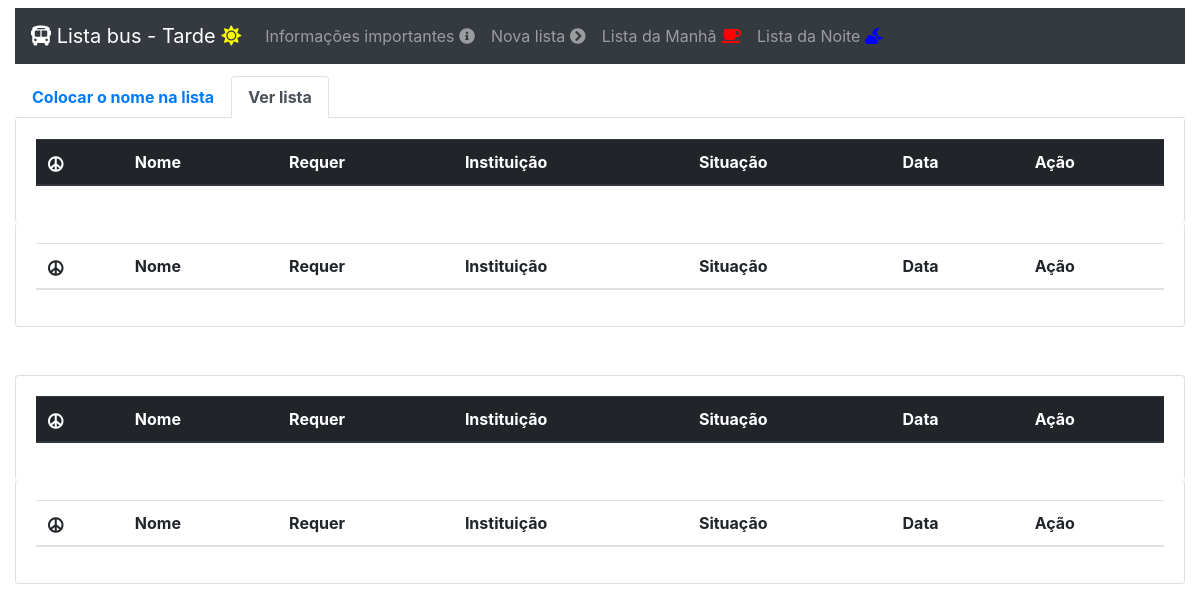
The app's page /, older data.
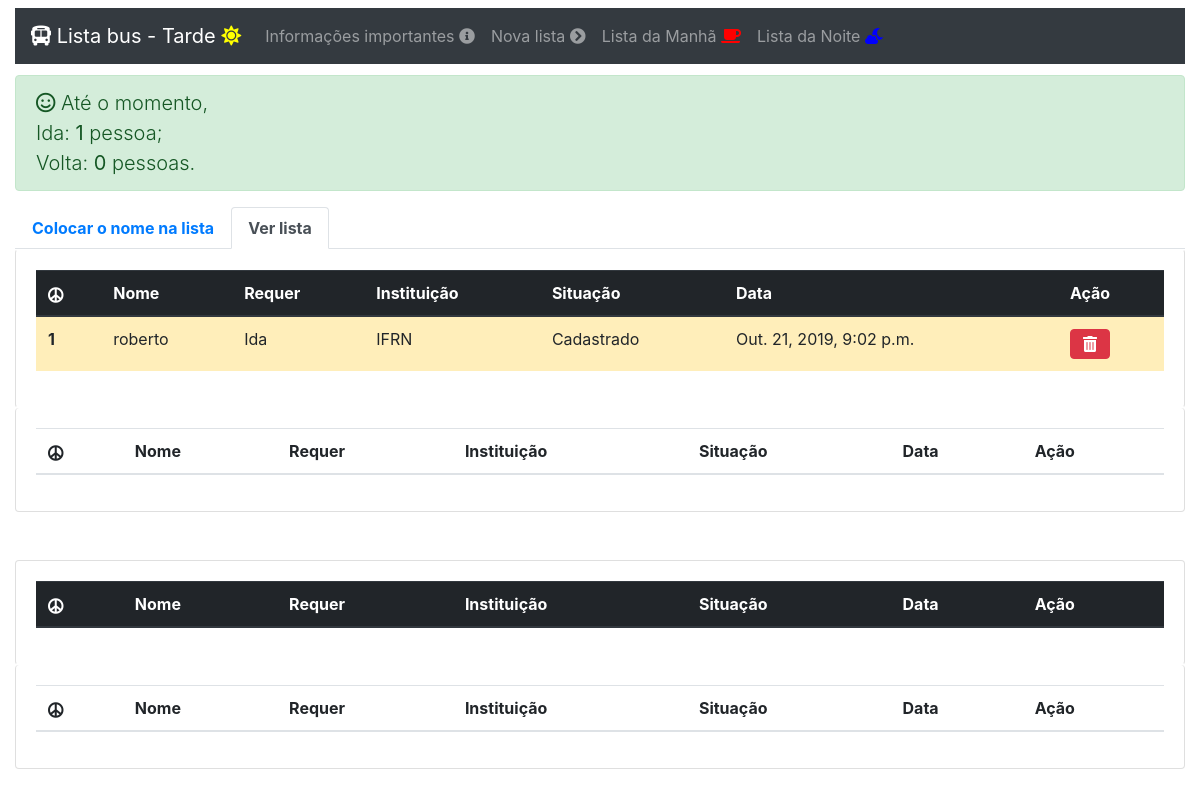
The same page, newer data.
### lista/models.py (models this page shows, shortened)
class Aluno(models.Model):
	IDA = 1
	IDAEVOLTA = 2
	VOLTA = 3
	STATUS_CHOICES = (
	    (IDA, 'Ida'),
	    (IDAEVOLTA, 'Ida e volta'),
	    (VOLTA, 'Volta'),
	)
	CADASTRADO = 1
	CARONA = 2
	STATUS_CHOICES2 = (
	    (CADASTRADO, 'Cadastrado'),
	    (CARONA, 'Carona'),
	)
	data = models.DateTimeField(auto_now_add=True) #default = timezone.now
	nome = models.CharField(max_length = 100)
	acao = models.IntegerField(choices=STATUS_CHOICES, default=IDAEVOLTA)
	instituicao = models.CharField(max_length = 10)
	situacao = models.IntegerField(choices=STATUS_CHOICES2, default=CADASTRADO)

### lista/views.py (the view)
# urls.py: path('', views.listar, name='menu'),
def listar (request):
	lista0 = Aluno.objects.all().order_by('data').filter(situacao=Aluno.CADASTRADO, acao=Aluno.VOLTA)
	lista1 = Aluno.objects.all().order_by('data').filter(situacao=Aluno.CADASTRADO, acao=Aluno.IDA)
	lista2 = Aluno.objects.all().order_by('data').filter(situacao=Aluno.CARONA,acao=Aluno.VOLTA)
	lista3 = Aluno.objects.all().order_by('data').filter(situacao=Aluno.CARONA,acao=Aluno.IDA)
	lista4 = Aluno.objects.all().order_by('data').filter(acao=Aluno.IDA)
	lista5 = Aluno.objects.all().filter(acao=Aluno.VOLTA)
	aux=0
	aux2=0
	cor="success"
	classe='smile'
	for x in lista4:
		aux = aux+1
	for y in lista5:
		aux2 = aux2+1
	if aux>29:
		cor="danger"
		classe='frown'
	if aux2>29:
		cor="danger"
		classe='frown'
	if aux==29 or aux2==29:
		cor="warning"
		classe='grimace'
	p='pessoas'
	p2='pessoas'
	if aux==1:
		p='pessoa'
	if aux2==1:
		p2='pessoa'
	return render (request, 'main.html', {'pessoa':p,'pessoa2':p2,'classe':classe,'cor':cor,'totali':aux, 'totalv':aux2,"cadastrados": lista0,'caronas': lista2, 'cadastradosi':lista1, 'caronasi':lista3})

### lista/templates/main.html (shortened to what the changed rows need)
<html lang="pt-br">
<head>
  <link rel="stylesheet" href="https://use.fontawesome.com/releases/v5.5.0/css/all.css">
  <link rel="stylesheet" href="https://stackpath.bootstrapcdn.com/bootstrap/4.1.3/css/bootstrap.min.css">
</head>
<body>
  <div class="container-fluid">
<div class="row">
    <div class="col-md-12">
        {% if totali or totalv %}
          <div class="lead alert alert-{{cor}}" role="alert"><i class="far fa-{{classe}}"></i>
            Até o momento,<br> Ida: <b>{{totali}}</b> {{pessoa}};<br> Volta: <b>{{totalv}}</b> {{pessoa2}}.
          </div>
        {% endif %}
      </div>
</div>
      <div class="tab-content" id="myTabContent">
        <div class="tab-pane fade show active" id="lv" role="tabpanel" aria-labelledby="profile-tab">
        <div class="row">
          <div class="col-md-12">
            <div class="card" style="border-top-color: white; border-bottom-color: white">
              <div class="card-body">
                  <div class="table-responsive">
                  <table class="table">
                      <thead class="thead-dark">
                      <tr>
                          <th scope="col"><i class="fas fa-peace"></i></th>
                          <th scope="col">Nome</th>
                          <th scope="col">Requer</th>
                          <th scope="col">Instituição</th>
                          <th scope="col">Situação</th>
                          <th scope="col">Data</th>
                          <th scope="col">Ação</th>
                        </tr>
                      </thead>
                      <tbody>
                        {% for lista in cadastradosi %}
                        <tr class="table-warning">
                          <th scope="row">{{ forloop.counter }}</th>
                          <td >{{ lista.nome }}</td>
                          <td >{{ lista.get_acao_display }}</td>
                          <td >{{ lista.instituicao }}</td>
                          <td >{{ lista.get_situacao_display }}</td>
                          <td  >{{ lista.data }}</td>
                          <td>
                            <div class="btn-group" role="group" aria-label="Basic example">
                              <a href="{% url 'tirar' lista.id %}" class="btn btn-danger" role="button" ><i class='fas fa-trash-alt'></i></a>
                          </div>
                        </td>
                      </tr>
                        {% endfor %}
                      </tbody>
                  </table>
                  </div>
              </div>
            </div>
          </div>
        </div>
        <div class="row">
          <div class="col-md-12 ">
            <div class="card" style="border-top: white">
              <div class="card-body">
                  <div class="table-responsive">
                  <table class="table">
                      <thead class="thead">
                      <tr>
                          <th scope="col"><i class="fas fa-peace"></i></th>
                          <th scope="col">Nome</th>
                          <th scope="col">Requer</th>
                          <th scope="col">Instituição</th>
                          <th scope="col">Situação</th>
                          <th scope="col">Data</th>
                          <th scope="col">Ação</th>
                        </tr>
                      </thead>
                  </table>
                  </div>
              </div>
            </div>
          </div>
        </div>
        <div class="row">
          <div class="col-md-12 mt-5 ">
            <div class="card" style=" border-bottom-color: white">
              <div class="card-body">
                  <div class="table-responsive">
                  <table class="table">
                      <thead class="thead-dark">
                      <tr>
                          <th scope="col"><i class="fas fa-peace"></i></th>
                          <th scope="col">Nome</th>
                          <th scope="col">Requer</th>
                          <th scope="col">Instituição</th>
                          <th scope="col">Situação</th>
                          <th scope="col">Data</th>
                          <th scope="col">Ação</th>
                        </tr>
                      </thead>
                  </table>
                  </div>
              </div>
            </div>
          </div>
        </div>
        <div class="row">
          <div class="col-md-12 mb-3 ">
            <div class="card" style="border-top: white">
              <div class="card-body">
                  <div class="table-responsive">
                  <table class="table">
                      <thead class="thead">
                      <tr>
                          <th scope="col"><i class="fas fa-peace"></i></th>
                          <th scope="col">Nome</th>
                          <th scope="col">Requer</th>
                          <th scope="col">Instituição</th>
                          <th scope="col">Situação</th>
                          <th scope="col">Data</th>
                          <th scope="col">Ação</th>
                        </tr>
                      </thead>
                  </table>
                  </div>
              </div>
            </div>
          </div>
        </div>
     </div>
</div>
</div>
</body>
</html>

Row changes from the older to the newer data that the page shows:
added Aluno: nome "roberto", acao "Ida", instituicao "IFRN", situacao "Cadastrado", data "Out. 21, 2019, 9:02 p.m."
Text that changed along with them:
{{ totali }}: (not shown) → "1"
{{ pessoa }}: (not shown) → "pessoa"
{{ totalv }}: (not shown) → "0"
{{ pessoa2 }}: (not shown) → "pessoas"
text now shown: "Até o momento, Ida: ; Volta: ."
